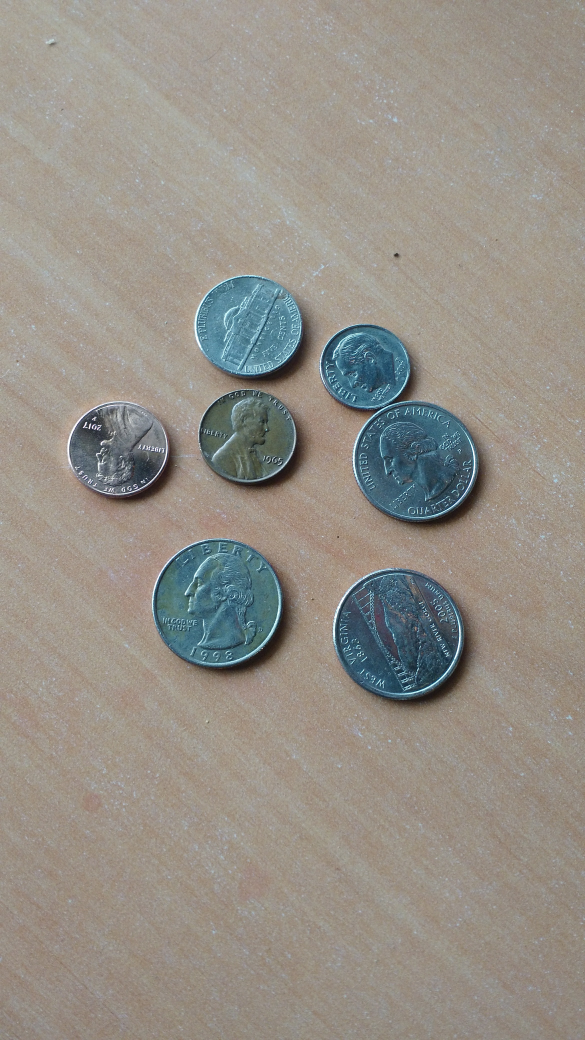
#> input picture test_image.jpg, 2340 x 4160 px (shown at 1/4 size)
$ python detect_shapes.py
#> lines starting #> are read from the running program, lines starting #| are printed output that depends on the picture; after the words box and inside, x2 and y2 are one past the last pixel; in counts of white or black regions, pixels touching at a corner belong together
import imutils
import cv2
import numpy as np

image = cv2.imread("test_image.jpg")
#> image is the input picture: shape (4160, 2340, 3); mean B, G, R 135.6, 143.8, 148.8
resized = imutils.resize(image, width=500)
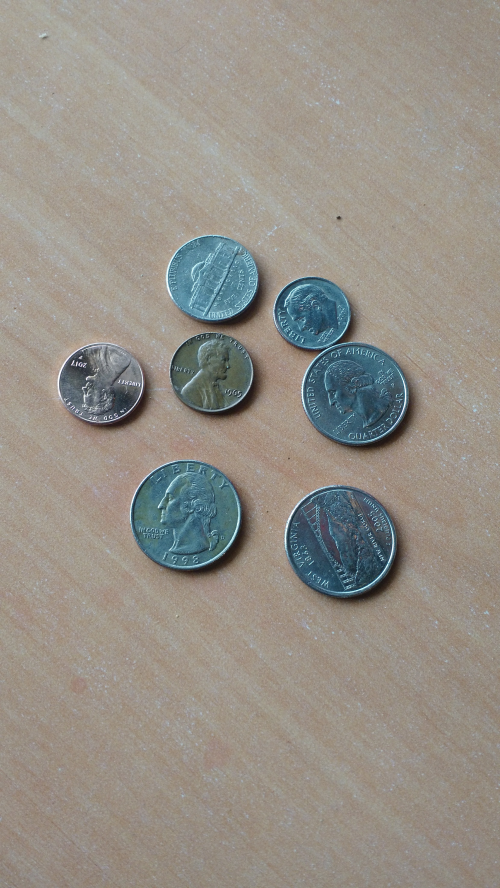
#> resized: shape (888, 500, 3); mean B, G, R 135.6, 143.8, 148.8

ratio = image.shape[0] / float(resized.shape[0])
#> ratio = 4.68

gray = cv2.cvtColor(resized, cv2.COLOR_BGR2GRAY)
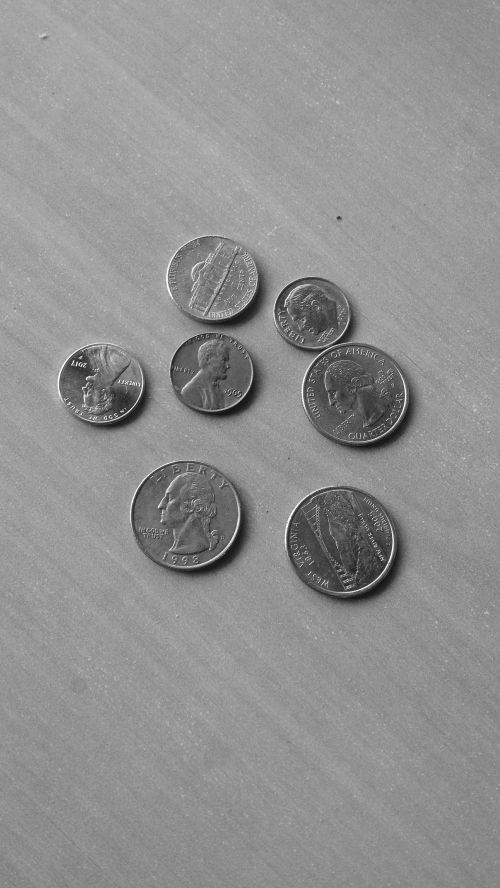
#> gray: shape (888, 500); min 21, max 254, mean 144.4
# blurred = cv2.GaussianBlur(gray, (5, 5), 0)
blurred = cv2.bilateralFilter(gray, 15, 17, 17)

canny = cv2.Canny(blurred, 100, 200)
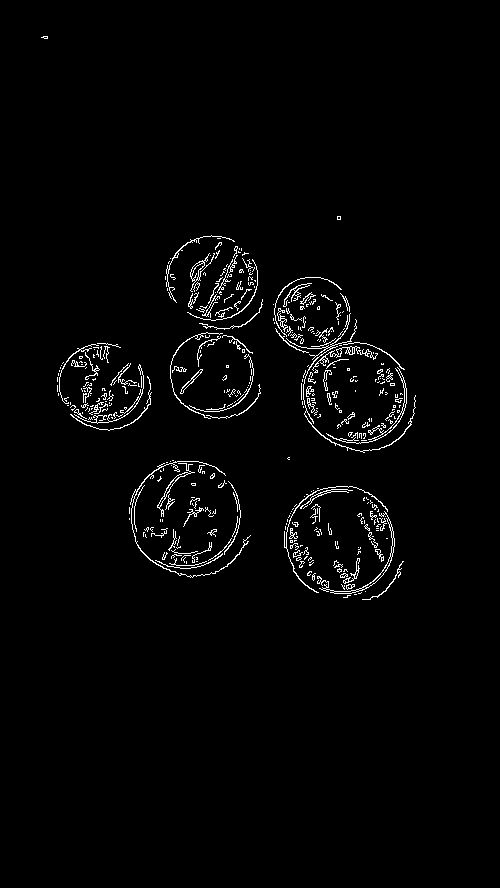
#> canny: shape (888, 500); 2% white in thin lines or dots, all inside (x1, y1, x2, y2) = (41, 36, 416, 600)
thresh = cv2.threshold(blurred, 100, 255, cv2.THRESH_BINARY)[1]
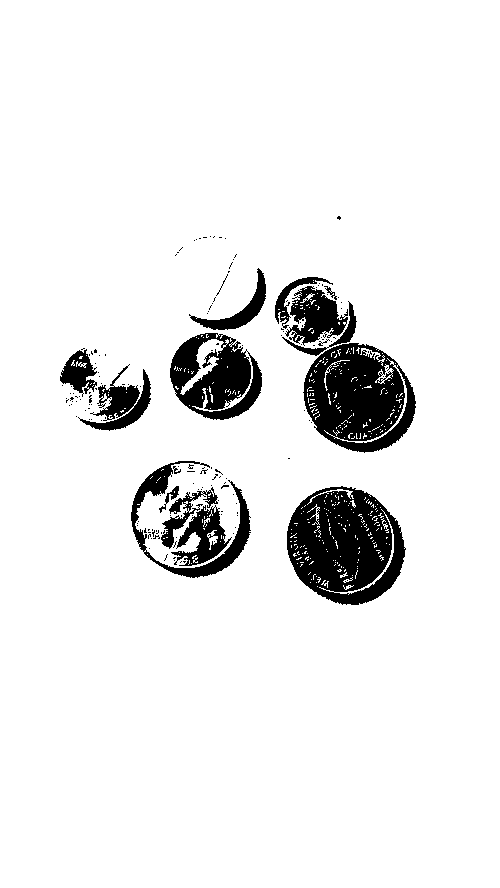
#> thresh: shape (888, 500); 92% white; 163 black regions (146 under 20 px)

(cnts, _) = cv2.findContours(canny.copy(), cv2.RETR_TREE, cv2.CHAIN_APPROX_SIMPLE)
#> cnts = 585 contours, 536 with area under 20; largest, box (x1, y1, x2, y2) and area: (317, 511, 395, 594) 274, (326, 367, 407, 444) 198, (190, 253, 215, 292) 165, (157, 463, 195, 517) 136, (312, 346, 378, 371) 124

for c in cnts:
    perimeter = cv2.arcLength(c, True)
    approx = cv2.approxPolyDP(c, 0.04 * perimeter, True)

    cv2.drawContours(resized, [c], -1, (np.random.randint(0, 255), np.random.randint(0, 255), np.random.randint(0, 255)), 3)
#> this loop made 585 passes
#> perimeter on passes 1, 5, 6: 16.83, 23.9, 9.07
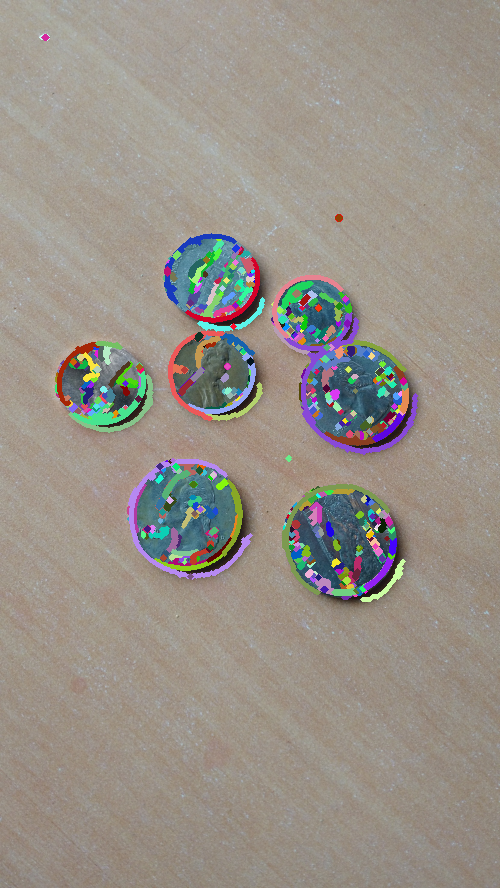
#> resized: shape (888, 500, 3); 7.25% of pixels changed, all inside (x1, y1, x2, y2) = (39, 34, 418, 602)

    # if len(approx) > 5:
    #     cv2.drawContours(resized, [c], -1, (255, 0, 0), 4)

# cv2.drawContours(resized, cnts, -1, (0, 255, 0), 3)

cv2.imshow("bilat", blurred)
cv2.imshow("resized", resized)
cv2.imshow("canny", canny)
cv2.waitKey(0)
